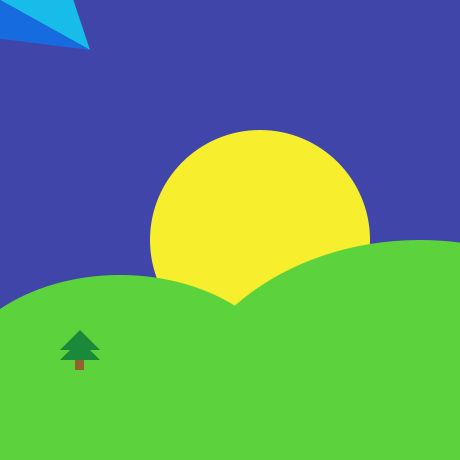
Frame 1 (no input)
Frame 60 (the mouse pressed at the canvas centre just before this capture): identical to frame 1, image omitted
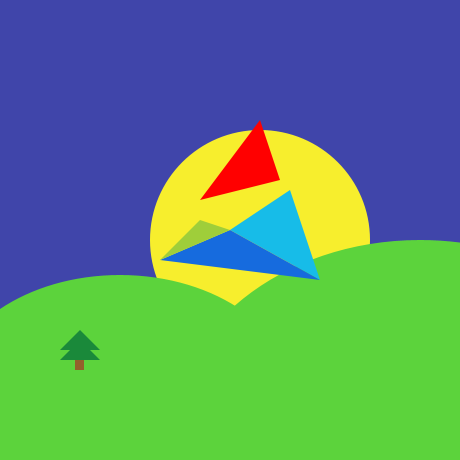
Frame 120 (the mouse held since frame 60 and released just before this capture)

The Processing sketch that drew these frames (run headless with seeded random() and noise(); from frame 60 on, the mouse is pressed at the canvas centre):

// Processing sketch: logo
// ── logo.pde
/*
  David Valencia
  Gaming1
  Logo movement
*/


/*tree formula
fill(#93612B);
rect(75, 355, 9, 15);
fill(#1A893A);
triangle(80, 330, 100, 350, 60, 350);
triangle(80, 340, 100, 360, 60, 360);
*/

void setup()
{
size(460,460);
noStroke();
//stroke(1); //be able to see
}

void draw()
{
background(#4045AA);

//sun
fill(#F7EE2D);
ellipse(260,240,220,220);

//hills
fill(#5CD33C);
ellipse(120, 400, 350, 250);
ellipse(420, 440, 500, 400);

//trees

fill(#93612B);
rect(75, 355, 9, 15);
fill(#1A893A);
triangle(80, 330, 100, 350, 60, 350);
triangle(80, 340, 100, 360, 60, 360);
  

//Logo
//original mouse= 350, 150
fill(#FF0000);
triangle(mouseX+30, mouseY-110, mouseX+50, mouseY-50, mouseX-30, mouseY-30);
fill(#17BCE8);
triangle(mouseX+60, mouseY-40, mouseX+90, mouseY+50, mouseX, mouseY);
fill(#166BDE);
triangle(mouseX-70, mouseY+30, mouseX+90, mouseY+50, mouseX, mouseY);
fill(#9FCE3A);
triangle(mouseX-70, mouseY+30, mouseX-30, mouseY-10, mouseX, mouseY);


}
